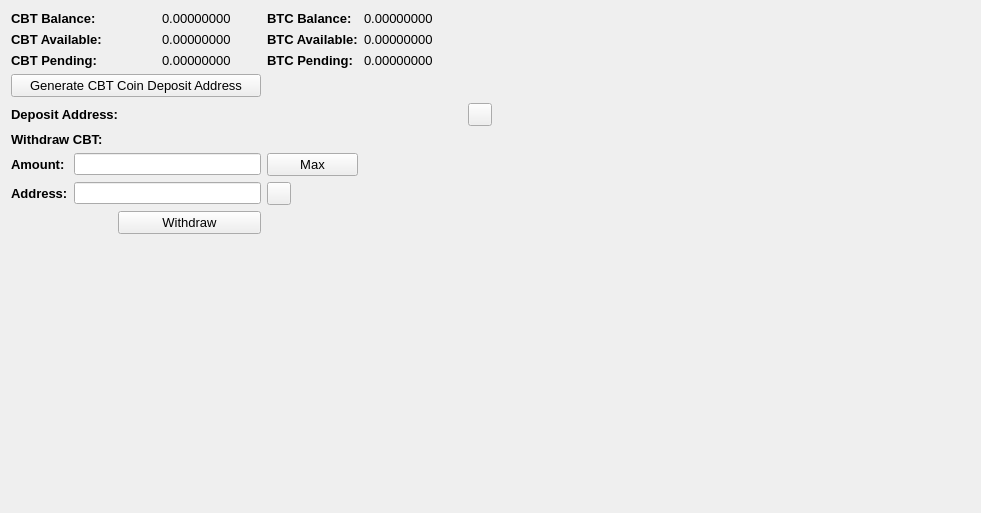
     <widget class="QWidget" name="BalanceTab">
      <attribute name="title">
       <string>Balance</string>
      </attribute>
      <layout class="QGridLayout" name="gridLayout_2">
       <item row="0" column="0" colspan="2">
        <widget class="QLabel" name="label_11">
         <property name="font">
          <font>
           <pointsize>10</pointsize>
           <weight>75</weight>
           <bold>true</bold>
          </font>
         </property>
         <property name="text">
          <string>CBT Balance:</string>
         </property>
        </widget>
       </item>
       <item row="0" column="3">
        <widget class="QLabel" name="HMBalanceLabel">
         <property name="font">
          <font>
           <pointsize>10</pointsize>
          </font>
         </property>
         <property name="text">
          <string>0.00000000</string>
         </property>
         <property name="textInteractionFlags">
          <set>Qt::LinksAccessibleByMouse|Qt::TextSelectableByMouse</set>
         </property>
        </widget>
       </item>
       <item row="0" column="4">
        <widget class="QLabel" name="label_12">
         <property name="font">
          <font>
           <pointsize>10</pointsize>
           <weight>75</weight>
           <bold>true</bold>
          </font>
         </property>
         <property name="text">
          <string>BTC Balance:</string>
         </property>
        </widget>
       </item>
       <item row="0" column="5">
        <widget class="QLabel" name="BitcoinBalanceLabel">
         <property name="font">
          <font>
           <pointsize>10</pointsize>
          </font>
         </property>
         <property name="text">
          <string>0.00000000</string>
         </property>
         <property name="textInteractionFlags">
          <set>Qt::LinksAccessibleByMouse|Qt::TextSelectableByMouse</set>
         </property>
        </widget>
       </item>
       <item row="0" column="7" rowspan="10">
        <spacer name="horizontalSpacer_4">
         <property name="orientation">
          <enum>Qt::Horizontal</enum>
         </property>
         <property name="sizeHint" stdset="0">
          <size>
           <width>478</width>
           <height>488</height>
          </size>
         </property>
        </spacer>
       </item>
       <item row="1" column="0" colspan="2">
        <widget class="QLabel" name="label_13">
         <property name="font">
          <font>
           <pointsize>10</pointsize>
           <weight>75</weight>
           <bold>true</bold>
          </font>
         </property>
         <property name="text">
          <string>CBT Available:</string>
         </property>
        </widget>
       </item>
       <item row="1" column="3">
        <widget class="QLabel" name="HMAvailableLabel_2">
         <property name="font">
          <font>
           <pointsize>10</pointsize>
          </font>
         </property>
         <property name="text">
          <string>0.00000000</string>
         </property>
         <property name="textInteractionFlags">
          <set>Qt::LinksAccessibleByMouse|Qt::TextSelectableByMouse</set>
         </property>
        </widget>
       </item>
       <item row="1" column="4">
        <widget class="QLabel" name="label_15">
         <property name="font">
          <font>
           <pointsize>10</pointsize>
           <weight>75</weight>
           <bold>true</bold>
          </font>
         </property>
         <property name="text">
          <string>BTC Available:</string>
         </property>
        </widget>
       </item>
       <item row="1" column="5">
        <widget class="QLabel" name="BitcoinAvailableLabel">
         <property name="font">
          <font>
           <pointsize>10</pointsize>
          </font>
         </property>
         <property name="text">
          <string>0.00000000</string>
         </property>
         <property name="textInteractionFlags">
          <set>Qt::LinksAccessibleByMouse|Qt::TextSelectableByMouse</set>
         </property>
        </widget>
       </item>
       <item row="2" column="0" colspan="2">
        <widget class="QLabel" name="label_14">
         <property name="font">
          <font>
           <pointsize>10</pointsize>
           <weight>75</weight>
           <bold>true</bold>
          </font>
         </property>
         <property name="text">
          <string>CBT Pending:</string>
         </property>
        </widget>
       </item>
       <item row="2" column="3">
        <widget class="QLabel" name="HMPendingLabel">
         <property name="font">
          <font>
           <pointsize>10</pointsize>
          </font>
         </property>
         <property name="text">
          <string>0.00000000</string>
         </property>
         <property name="textInteractionFlags">
          <set>Qt::LinksAccessibleByMouse|Qt::TextSelectableByMouse</set>
         </property>
        </widget>
       </item>
       <item row="2" column="4">
        <widget class="QLabel" name="label_31">
         <property name="font">
          <font>
           <pointsize>10</pointsize>
           <weight>75</weight>
           <bold>true</bold>
          </font>
         </property>
         <property name="text">
          <string>BTC Pending:</string>
         </property>
        </widget>
       </item>
       <item row="2" column="5">
        <widget class="QLabel" name="BitcoinPendingLabel">
         <property name="font">
          <font>
           <pointsize>10</pointsize>
          </font>
         </property>
         <property name="text">
          <string>0.00000000</string>
         </property>
         <property name="textInteractionFlags">
          <set>Qt::LinksAccessibleByMouse|Qt::TextSelectableByMouse</set>
         </property>
        </widget>
       </item>
       <item row="3" column="0" colspan="4">
        <widget class="QPushButton" name="GenDepositBTN">
         <property name="font">
          <font>
           <pointsize>10</pointsize>
          </font>
         </property>
         <property name="text">
          <string>Generate CBT Coin Deposit Address</string>
         </property>
        </widget>
       </item>
       <item row="4" column="0" colspan="3">
        <widget class="QLabel" name="label_33">
         <property name="font">
          <font>
           <pointsize>10</pointsize>
           <weight>75</weight>
           <bold>true</bold>
          </font>
         </property>
         <property name="text">
          <string>Deposit Address:</string>
         </property>
        </widget>
       </item>
       <item row="4" column="3" colspan="3">
        <widget class="QLabel" name="DepositAddressLabel">
         <property name="minimumSize">
          <size>
           <width>300</width>
           <height>0</height>
          </size>
         </property>
         <property name="palette">
          <palette>
           <active>
            <colorrole role="WindowText">
             <brush brushstyle="SolidPattern">
              <color alpha="255">
               <red>0</red>
               <green>0</green>
               <blue>0</blue>
              </color>
             </brush>
            </colorrole>
            <colorrole role="Text">
             <brush brushstyle="SolidPattern">
              <color alpha="255">
               <red>0</red>
               <green>0</green>
               <blue>255</blue>
              </color>
             </brush>
            </colorrole>
           </active>
           <inactive>
            <colorrole role="WindowText">
             <brush brushstyle="SolidPattern">
              <color alpha="255">
               <red>0</red>
               <green>0</green>
               <blue>0</blue>
              </color>
             </brush>
            </colorrole>
            <colorrole role="Text">
             <brush brushstyle="SolidPattern">
              <color alpha="255">
               <red>0</red>
               <green>0</green>
               <blue>255</blue>
              </color>
             </brush>
            </colorrole>
           </inactive>
           <disabled>
            <colorrole role="WindowText">
             <brush brushstyle="SolidPattern">
              <color alpha="255">
               <red>120</red>
               <green>120</green>
               <blue>120</blue>
              </color>
             </brush>
            </colorrole>
            <colorrole role="Text">
             <brush brushstyle="SolidPattern">
              <color alpha="255">
               <red>120</red>
               <green>120</green>
               <blue>120</blue>
              </color>
             </brush>
            </colorrole>
           </disabled>
          </palette>
         </property>
         <property name="font">
          <font>
           <pointsize>10</pointsize>
           <weight>75</weight>
           <bold>true</bold>
          </font>
         </property>
         <property name="text">
          <string/>
         </property>
         <property name="alignment">
          <set>Qt::AlignRight|Qt::AlignTrailing|Qt::AlignVCenter</set>
         </property>
         <property name="textInteractionFlags">
          <set>Qt::LinksAccessibleByMouse|Qt::TextSelectableByKeyboard|Qt::TextSelectableByMouse</set>
         </property>
        </widget>
       </item>
       <item row="4" column="6">
        <widget class="QToolButton" name="DepositCopyButton">
         <property name="toolTip">
          <string>Copy to clipboard</string>
         </property>
         <property name="text">
          <string/>
         </property>
         <property name="icon">
          <iconset resource="../bitcoin.qrc">
           <normaloff>:/icons/editcopy</normaloff>:/icons/editcopy</iconset>
         </property>
         <property name="shortcut">
          <string>Alt+P</string>
         </property>
        </widget>
       </item>
       <item row="5" column="0" colspan="2">
        <widget class="QLabel" name="label_34">
         <property name="font">
          <font>
           <pointsize>10</pointsize>
           <weight>75</weight>
           <bold>true</bold>
          </font>
         </property>
         <property name="text">
          <string>Withdraw CBT:</string>
         </property>
        </widget>
       </item>
       <item row="6" column="0">
        <widget class="QLabel" name="label_26">
         <property name="font">
          <font>
           <pointsize>10</pointsize>
           <weight>75</weight>
           <bold>true</bold>
          </font>
         </property>
         <property name="text">
          <string>Amount:</string>
         </property>
        </widget>
       </item>
       <item row="6" column="1" colspan="3">
        <widget class="QLineEdit" name="WithdrawUnitsInput">
         <property name="font">
          <font>
           <pointsize>9</pointsize>
           <weight>75</weight>
           <bold>true</bold>
          </font>
         </property>
         <property name="text">
          <string/>
         </property>
        </widget>
       </item>
       <item row="6" column="4">
        <widget class="QPushButton" name="Withdraw_Max_Amount">
         <property name="font">
          <font>
           <pointsize>10</pointsize>
          </font>
         </property>
         <property name="text">
          <string>Max</string>
         </property>
        </widget>
       </item>
       <item row="7" column="0">
        <widget class="QLabel" name="label_10">
         <property name="font">
          <font>
           <pointsize>10</pointsize>
           <weight>75</weight>
           <bold>true</bold>
          </font>
         </property>
         <property name="text">
          <string>Address:</string>
         </property>
        </widget>
       </item>
       <item row="7" column="1" colspan="3">
        <widget class="QLineEdit" name="WithdrawAddress">
         <property name="font">
          <font>
           <pointsize>9</pointsize>
           <weight>75</weight>
           <bold>true</bold>
          </font>
         </property>
        </widget>
       </item>
       <item row="7" column="4">
        <widget class="QToolButton" name="WithdrawPasteButton">
         <property name="toolTip">
          <string>Paste from clipboard</string>
         </property>
         <property name="text">
          <string/>
         </property>
         <property name="icon">
          <iconset resource="../bitcoin.qrc">
           <normaloff>:/icons/editpaste</normaloff>:/icons/editpaste</iconset>
         </property>
         <property name="shortcut">
          <string>Alt+P</string>
         </property>
        </widget>
       </item>
       <item row="8" column="2" colspan="2">
        <widget class="QPushButton" name="WithdrawUnitsBtn">
         <property name="font">
          <font>
           <pointsize>10</pointsize>
          </font>
         </property>
         <property name="text">
          <string>Withdraw</string>
         </property>
        </widget>
       </item>
       <item row="9" column="0" colspan="6">
        <spacer name="verticalSpacer">
         <property name="orientation">
          <enum>Qt::Vertical</enum>
         </property>
         <property name="sizeHint" stdset="0">
          <size>
           <width>428</width>
           <height>262</height>
          </size>
         </property>
        </spacer>
       </item>
      </layout>
      <zorder>label_31</zorder>
      <zorder>label_15</zorder>
      <zorder>label_12</zorder>
      <zorder>label_14</zorder>
      <zorder>label_13</zorder>
      <zorder>label_11</zorder>
      <zorder>BitcoinBalanceLabel</zorder>
      <zorder>HMBalanceLabel</zorder>
      <zorder>HMAvailableLabel_2</zorder>
      <zorder>HMPendingLabel</zorder>
      <zorder>BitcoinAvailableLabel</zorder>
      <zorder>BitcoinPendingLabel</zorder>
      <zorder>label_33</zorder>
      <zorder>GenDepositBTN</zorder>
      <zorder>DepositAddressLabel</zorder>
      <zorder>Withdraw_Max_Amount</zorder>
      <zorder>label_34</zorder>
      <zorder>WithdrawUnitsInput</zorder>
      <zorder>label_10</zorder>
      <zorder>label_26</zorder>
      <zorder>WithdrawAddress</zorder>
      <zorder>WithdrawUnitsBtn</zorder>
      <zorder>horizontalSpacer_4</zorder>
      <zorder>verticalSpacer</zorder>
      <zorder>WithdrawPasteButton</zorder>
      <zorder>DepositCopyButton</zorder>
     </widget>
